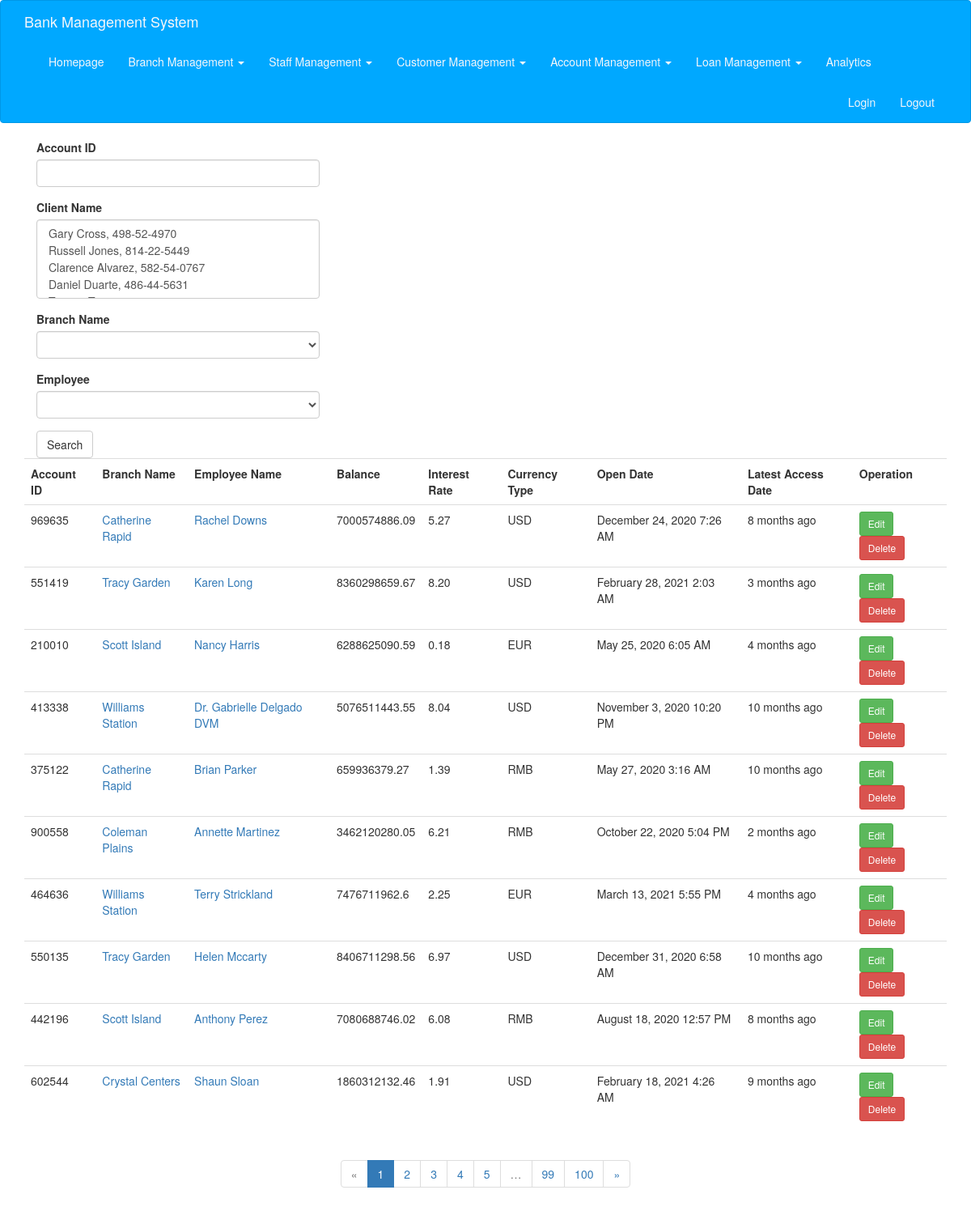
Before: /saving_account (signed in) with the older database file.
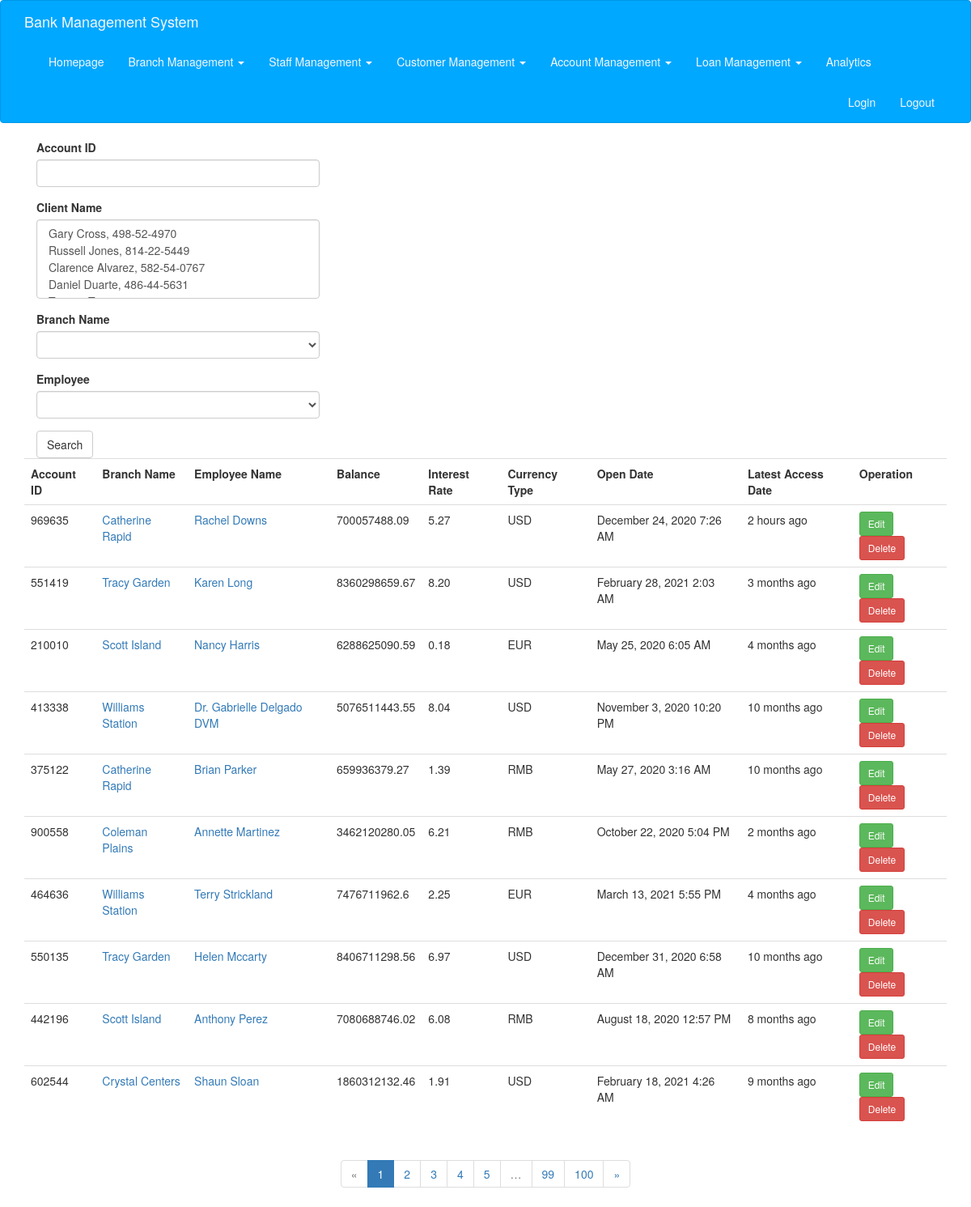
After: the same page with the newer database file.
### app/models.py (models this page shows, shortened)
class SavingAccount(db.Model):
    __tablename__ = 'savings'
    id = db.Column(db.String(20), primary_key=True)
    branch_name = db.Column(db.String(100), db.ForeignKey('branches.name'))
    employee_id = db.Column(db.String(20), db.ForeignKey('employees.id'))
    balance = db.Column(db.Float)
    open_date = db.Column(db.DateTime, default=datetime.utcnow)
    interest_rate = db.Column(db.String(10))
    currency_type = db.Column(db.String(5))
    last_access_date = db.Column(db.DateTime, default=datetime.utcnow)
    clients = db.relationship(
        'ClientSaving',
        foreign_keys=[ClientSaving.saving_id],
        backref=db.backref('saving_account', lazy='joined'),
        lazy='dynamic',
        cascade='all, delete-orphan'
    )

class Branch(db.Model):
    __tablename__ = 'branches'
    name = db.Column(db.String(100), primary_key=True)
    city = db.Column(db.String(20))
    asset = db.Column(db.Integer)
    employees = db.relationship('Employee', backref='branch', lazy='dynamic')
    loans = db.relationship('Loan', backref='branch', lazy='dynamic')
    saving_accounts = db.relationship(
        'SavingAccount', backref='branch', lazy='dynamic')
    check_accounts = db.relationship(
        'CheckAccount', backref='branch', lazy='dynamic')

class Employee(db.Model):
    __tablename__ = 'employees'
    id = db.Column(db.String(20), primary_key=True)
    branch_name = db.Column(db.String(100), db.ForeignKey('branches.name'))
    name = db.Column(db.String(20))
    phone = db.Column(db.String(15))
    address = db.Column(db.String(256))
    enroll_date = db.Column(db.Date, default=date.today())
    saving_accounts_managed = db.relationship(
        'SavingAccount', backref='employee', lazy='dynamic')
    check_accounts_managed = db.relationship(
        'CheckAccount', backref='employee', lazy='dynamic')
    loans_managed = db.relationship('Loan', backref='employee', lazy='dynamic')

### app/main/views.py (the view, shortened to what this page needs)
@main.route('/saving_account', methods=['GET', 'POST'])
@login_required
def saving_account():
    form = SavingAccountSearchForm()
    query = SavingAccount.query
    search_sa_id = request.cookies.get('search_sa_id', '')
    search_sa_branch_name = request.cookies.get('search_sa_branch_name', '')
    search_sa_employee_id = request.cookies.get('search_sa_employee_id', '')
    search_sa_clients = request.cookies.get('search_sa_clients', '')
    if search_sa_clients != '':
        search_sa_clients = search_sa_clients.split(',')
    else:
        search_sa_clients = []
    if search_sa_id != '':
        query = query.filter_by(id=search_sa_id)
        form.id.data = search_sa_id
    if search_sa_branch_name != '':
        query = query.filter_by(branch_name=search_sa_branch_name)
        form.branch_name.data = search_sa_branch_name
    if search_sa_employee_id != '':
        query = query.filter_by(employee_id=search_sa_employee_id)
        form.employee_id.data = search_sa_employee_id
    if search_sa_clients != []:
        for c_id in search_sa_clients:
            query = query.filter(SavingAccount.clients.any(client_id=c_id))
        form.clients.data = search_sa_clients
    page = request.args.get('page', 1, type=int)
    pagination = query.paginate(
        page, per_page=current_app.config['ITEMS_PER_PAGE'], error_out=False)
    saving_accounts = pagination.items
    return render_template('saving_account.html', form=form, saving_accounts=saving_accounts, pagination=pagination)

### app/main/forms.py
class SavingAccountSearchForm(FlaskForm):
    id = StringField("Account ID", validators=[])
    clients = SelectMultipleField("Client Name", validators=[])
    branch_name = SelectField('Branch Name')
    employee_id = SelectField('Employee')
    submit = SubmitField("Search")
    def __init__(self, *args, **kwargs):
        super(SavingAccountSearchForm, self).__init__(*args, **kwargs)
        self.branch_name.choices = [('', '')]
        self.branch_name.choices.extend([(branch.name, branch.name)
                             for branch in Branch.query.all()])
        self.clients.choices = [(client.id, client.name + ', ' + client.id)
                             for client in Client.query.all()]
        self.employee_id.choices = [('', '')]
        self.employee_id.choices.extend([(employee.id, employee.name + ', ' + employee.id)
                             for employee in Employee.query.all()])

### app/models.py (called while the page is built)
@login_manager.user_loader
def load_user(user_id):
    return SystemUser.query.get(user_id)

### app/templates/saving_account.html (shortened to what this page needs)
{% extends "base.html" %}
{% import "bootstrap/wtf.html" as wtf %}
{% import "_macros.html" as macros %}
{% block page_content %}
<div class="col-md-4">
    {{ wtf.quick_form(form) }}
</div>
{% include '_saving_account.html' %}
{% if pagination %}
<div class="pagination">
    {{ macros.pagination_widget(pagination, '.saving_account') }}
</div>
{% endif %}
{% endblock %}

### app/templates/_saving_account.html
<table class="table table-hover">
    <tr>
        <th>Account ID</th>
        <th>Branch Name</th>
        <th>Employee Name</th>
        <th>Balance</th>
        <th>Interest Rate</th>
        <th>Currency Type</th>
        <th>Open Date</th>
        <th>Latest Access Date</th>
        <th>Operation</th>
    </tr>
    {% for a in saving_accounts %}
    <tr>
        <td>{{ a.id }}</td>
        <td><a href="{{ url_for('main.branch_edit', branch_name=a.branch.name) }}">{{ a.branch.name }}</a></td>
        <td><a href="{{ url_for('main.employee_edit', employee_id=a.employee.id) }}">{{ a.employee.name }}</a></td>
        <td>{{ a.balance }}</td>
        <td>{{ a.interest_rate }}</td>
        <td>{{ a.currency_type }}</td>
        <td>{{ moment(a.open_date).format('LLL') }} </td>
        <td>{{ moment(a.last_access_date).fromNow() }} </td>
        <td>
                <a class="btn btn-success btn-sm" type="buttoon" href="{{ url_for('main.saving_account_edit', account_id=a.id) }}">Edit</a>
                <a class="btn btn-danger btn-sm" type="button" href="{{ url_for('main.saving_account_delete', account_id=a.id) }}">Delete</a>
        </td>
    </tr>
    {% endfor %}
</table>

Changed rows visible on the page:
changed SavingAccount "Rachel Downs": balance "7000574886.09" → "700057488.09"; last_access_date "8 months ago" → "2 hours ago"
